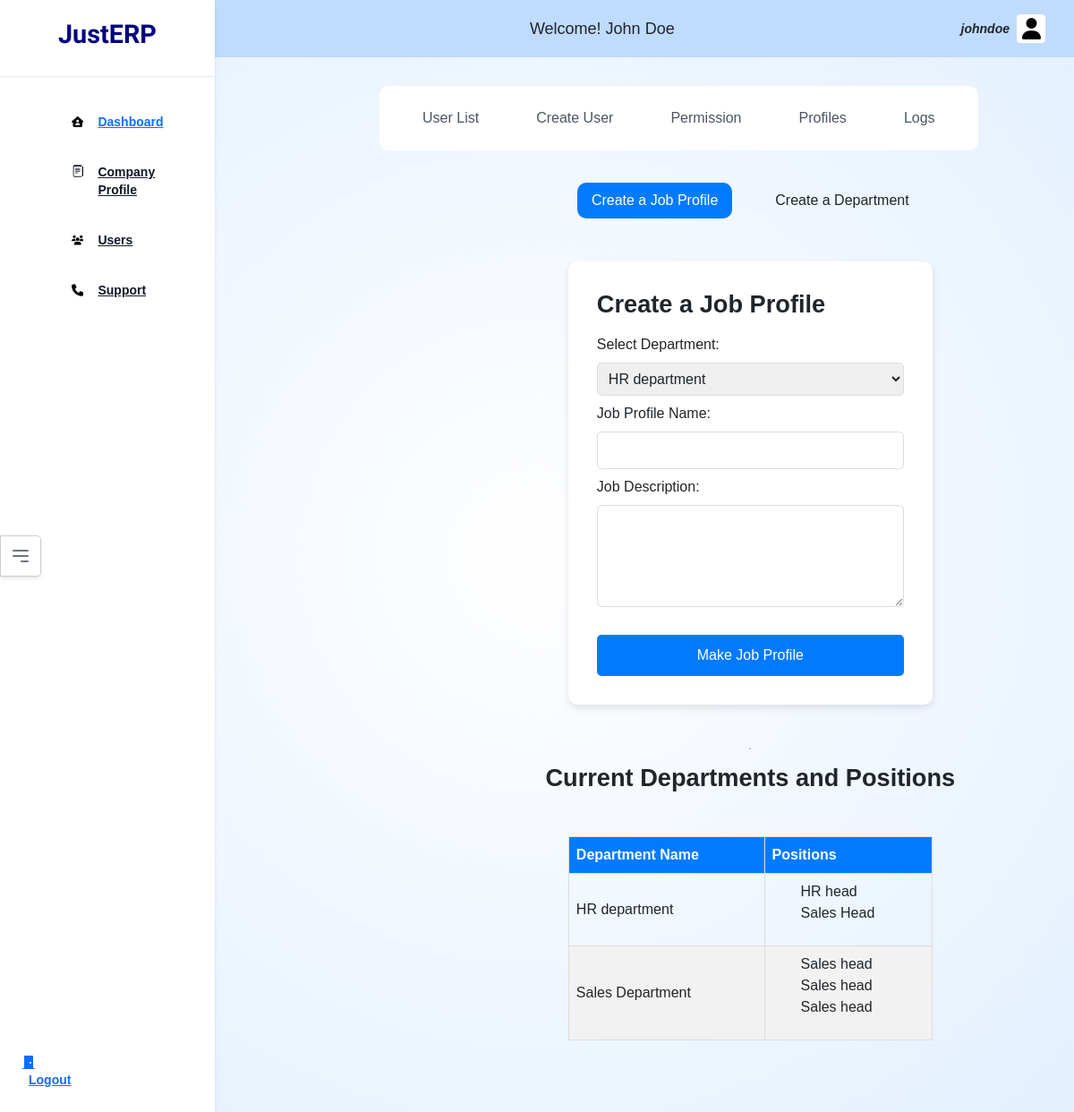
The app's page /auth/profile (signed in) with its own data.
### authapp/models.py (models this page shows, shortened)
class CustomUser(AbstractBaseUser, PermissionsMixin):
    username = models.CharField(max_length=150, unique=True)
    email = models.EmailField(unique=True)
    first_name = models.CharField(max_length=30)
    last_name = models.CharField(max_length=30)
    company=models.ForeignKey(CompanyProfile, on_delete=models.CASCADE, null=True)
    type = models.CharField(max_length=10, choices=[('root', 'Root'), ('normal', 'Normal')], default='normal')
    profile=models.ForeignKey(Profile, on_delete=models.PROTECT, null=True, blank=True)
    is_active = models.BooleanField(default=True)
    is_staff = models.BooleanField(default=False)
    permissions=models.ManyToManyField(Permission)
    date_joined = models.DateTimeField(default=timezone.now)
    objects = CustomUserManager()
    USERNAME_FIELD = 'email'
    REQUIRED_FIELDS = ['company','username', 'first_name', 'last_name']

class Department(models.Model):
    dept_id=models.AutoField(primary_key=True)
    dept_name=models.CharField(max_length=30)
    dept_desc=models.TextField(blank=True)

class Profile(models.Model):
    profile_id=models.AutoField(primary_key=True)
    dept=models.ForeignKey(Department, on_delete=models.CASCADE)
    profile_name=models.CharField(max_length=50)
    profile_desc=models.TextField()

### authapp/views.py (the view)
# urls.py: path('profile' ,views.profile, name='profile view'),
@login_required
def profile(request):
    user=request.user
    if user.is_authenticated:
        department=request.POST.get('department')
        job_name=request.POST.get('job_name')
        job_description=request.POST.get('job_description')
        department_name=request.POST.get('department_name')
        department_desc=request.POST.get('department_desc')
        if department_name and department_desc:
            dept=Department(dept_name=department_name,dept_desc=department_desc)
            dept.save()
        elif department and job_name and job_description:
            department=Department.objects.get(dept_id=department)
            profile=Profile(dept=department,profile_name=job_name,profile_desc=job_description)
            profile.save()
        context={'company_id':user.company.company_id,'company_name':user.company.company_name, 'username':user.username, 'first_name':user.first_name, 'last_name': user.last_name, 'email': user.email, 'departments':Department.objects.all()}
    return render(request, "authapp/profile.html", context)

### templates/authapp/profile.html (shortened to what this page needs)
{% extends "home/base.html" %}
{% block css %}
{% load static %}
<link rel="stylesheet" href="{% static 'css/base_internal.css' %}">
{% endblock %}
{% block body %}
{% include 'authapp/base_internal.html' %}
<div class="content-wrapper">
    <div id="form_switch">
        <button class="switch_tab active-tab">Create a Job Profile</button>
        <button class="switch_tab">Create a Department</button>
    </div>
    <div id="job_profile_form" class="form-container active-tab">
        <h2 class="form-heading">Create a Job Profile</h2>
        <form method="post" action="/auth/profile">
            <label for="department">Select Department:</label>
            <select id="department" name="department">
                {% for dept in departments %}
                <option value="{{ dept.dept_id }}">{{ dept.dept_name }}</option>
                {% endfor %}
            </select>
            <label for="job_name">Job Profile Name:</label>
            <input type="text" id="job_name" name="job_name" required>
            <label for="job_description">Job Description:</label>
            <textarea id="job_description" name="job_description" rows="4" required></textarea>
            <button type="submit">Make Job Profile</button>
        </form>
    </div>
</div>
<div class="content-wrapper-1">
    <div id="partition"></div>
    <h2 class="form-heading">Current Departments and Positions</h2>
    <table class="department-table">
        <thead>
            <tr>
                <th>Department Name</th>
                <th>Positions</th>
            </tr>
        </thead>
        <tbody>
            {% for department in departments %}
            <tr>
                <td>{{ department.dept_name }}</td>
                <td>
                    <ul>
                        {% for job in department.profile_set.all %}
                        <li>{{ job.profile_name }}</li>
                        {% endfor %}
                    </ul>
                </td>
            </tr>
            {% endfor %}
        </tbody>
    </table>
</div>
{% endblock %}

### templates/home/base.html (shortened to what this page needs)
<!DOCTYPE html>
<html lang="en">
  <head>
    {% load static %}
    <link
      href="https://cdn.jsdelivr.net/npm/tailwindcss@2.2.19/dist/tailwind.min.css"
      rel="stylesheet"
    />
    <link href="https://stackpath.bootstrapcdn.com/bootstrap/5.1.3/css/bootstrap.min.css" rel="stylesheet">
   <link rel="stylesheet" href="{% static 'css/base.css' %}">
   {% block css %}{% endblock %}
  </head>
  <body class="relative bg-blue-50 overflow-hidden max-h-screen">
    <header class="fixed right-0 top-0 left-60 bg-blue-200 py-3 px-4 h-16">
      <div class="max-w-4xl mx-auto">
        <div  class="flex items-center justify-between">
          <div class="text-lg custom-font font-bold">Welcome! {{ first_name }} {{ last_name }}</div>
          <button id="custom-flex" type="button" data-bs-container="body" data-bs-toggle="popover" data-bs-html="true" data-bs-placement="bottom" data-bs-content="
          <div id='popover-box'>
            <div id='inner-content-user'>
              <div id='left-partition-user'>
                <span class=' img-border inline-flex items-center justify-center  text-gray-600 text-xs rounded bg-white transition ml-2'>
                  <img class='size-custom-i' src='{% static 'images/user-img.png' %}' alt=''>
                </span>
              </div>
              <div id='right-partition-user'>
                <div class='hidden lg:flex lg:flex-1 lg:justify-end'>
                  <a href='/auth/logout/' class='text-sm font-bold leading-6 text-gray-900'>Logout <span aria-hidden='true'>&rarr;</span></a>
                </div>
              </div>
            </div>
            <div class='user-details'>
              <p class='user-name'>{{ first_name }} {{ last_name }}</p>
              <p class='username'>{{ username }}</p>
              <a class='user-email' href='mailto:{{ email }}'>{{ email }}</a>
              <hr class='left-side-breaker'>
              <p id='company-written'>Company</p>
              <a href='/home/company-profile/' class='user-email'> <p class='user-company'>{{ company_name }}</p></a>
            </div>
          </div>
        ">
              <span class="text-sm"><em><b>{{ username }}</b></em></span>
              <span
                class="inline-flex items-center justify-center w-8 h-8 text-gray-600 text-xs rounded bg-white transition ml-2"
              >
              </span>
          </button>
        </div>
      </div>
    </header>
  <aside class="fixed inset-y-0 left-0 bg-white shadow-md max-h-screen w-60">
    <div class="flex flex-col justify-between h-full">
        <div class="flex-grow">
          <div class="px-4 py-6 text-center border-b">
            <h1 class="text-xl font-bold leading-none">
              <span class="main-logo-design">JustERP</span>
            </h1>
          </div>
          <div class="p-4">
            <ul class="space-y-1">
              <li>
                <a
                  href="/home/dashboard/"
                  class="flex items-center bg-blue-{% block activedash %}{% endblock %} rounded-xl font-bold text-sm  py-3 px-4"
                >
                  Dashboard
                </a>
              </li>
              <li>
                <a
                  href="/home/company-profile/"
                  class="flex bg-blue-{% block activecp %}{% endblock %} hover:bg-blue-50 rounded-xl font-bold text-sm text-gray-900 py-3 px-4"
                >
                  Company Profile
                </a>
              </li>
              <li>
                <a
                  href="/auth/users"
                  class="flex bg-blue-{% block activeusers %}{% endblock %} hover:bg-blue-50 rounded-xl font-bold text-sm text-gray-900 py-3 px-4"
                >
                  Users
                </a>
              </li>
              <li>
                <a
                  href="javascript:void(0)"
                  class="flex bg-blue-{% block activesupport %}{% endblock %} hover:bg-blue-50 rounded-xl font-bold text-sm text-gray-900 py-3 px-4"
                >
                  Support
                </a>
              </li>
            </ul>
          </div>
        </div>
        <a href="/auth/logout" id="sidebar-logout">
          <div class="p-4">
            <svg
              xmlns="http://www.w3.org/2000/svg"
              width="1em"
              height="1em"
              fill="currentColor"
              class=""
              viewBox="0 0 16 16"
            >
              <path
                d="M12 1a1 1 0 0 1 1 1v13h1.5a.5.5 0 0 1 0 1h-13a.5.5 0 0 1 0-1H3V2a1 1 0 0 1 1-1h8zm-2 9a1 1 0 1 0 0-2 1 1 0 0 0 0 2z"
              />
            </svg>
          <span class="font-bold text-sm ml-2">Logout</span>
        </div>
        </a>
    </div>
  </aside>
    <main class="ml-60 pt-16 max-h-screen overflow-auto">
      <div class="custt-outer">
        <button id="toggle-sidebar" class="text-gray-500 focus:outline-none">
          <svg xmlns="http://www.w3.org/2000/svg" class="h-6 w-6" fill="none" viewBox="0 0 24 24" stroke="currentColor">
            <path stroke-linecap="round" stroke-linejoin="round" stroke-width="2" d="M4 6h16M4 12h16m-7 6h7" />
          </svg>
        </button>
        <div class="px-6 py-8 main-area">
            {% block body %}{% endblock %}
        </div>
      </div>
    </main>
  </body>
</html>

### static/css/base.css (style rules this page uses)
body { background: rgb(255, 231, 241)!important; background: radial-gradient( circle, rgba(255, 227, 239, 0.01) 0%, #e3f0ff 100% )!important; }
.main-logo-design { font-size: 1.8rem; color: navy; font-weight: bold; font-family: "Satisfy", cursive; }
.custom-font { font-family: "Hind Siliguri", sans-serif; font-weight: 300; font-style: normal; }
.size-custom { height:75%; }
#custom-flex { display: flex; flex-direction: row; justify-content: space-between; align-items: center; }
.custom-icon { width: 12%; margin-right: 1rem; }
.custt-outer { display: flex; flex-direction: row; align-items: center; }
.main-area { margin-left: 10rem; }
#toggle-sidebar { position: fixed; top: 50%; left: 0; transform: translateY(-50%); z-index: 1000; background-color: #ffffff; border: 1px solid #ccc; border-radius: 0 5px 5px 0; padding: 10px; box-shadow: 0 2px 4px rgba(0, 0, 0, 0.1); }

### templates/authapp/profile.html (style rules this page uses)
body { font-family: Arial, sans-serif; background-color: #f5f5f5; margin: 0; padding: 0; }
#form_switch { display: flex; justify-content: center; align-items: center; margin-top: 20px; }
#form_switch button { margin: 1rem; padding: 0.5rem 1rem; border: none; border-radius: 10px; cursor: pointer; transition: background-color 0.3s; }
#form_switch .active-tab { background-color: #007BFF; color: white; }
.form-container { display: none; margin: 2rem auto; padding: 2rem; background: white; border-radius: 10px; box-shadow: 0 4px 8px rgba(0, 0, 0, 0.1); width: 80%; max-width: 500px; }
.form-container.active-tab { display: block; transition: opacity 0.5s ease-in-out; }
.form-container input, .form-container textarea, .form-container select { width: 100%; padding: 0.5rem; margin: 0.5rem 0; border: 1px solid #ddd; border-radius: 5px; }
.form-container button { display: block; width: 100%; padding: 0.7rem; border: none; border-radius: 5px; background-color: #007BFF; color: white; font-size: 1rem; cursor: pointer; margin-top: 1rem; }
.content-wrapper { margin-left: 10rem; }
.content-wrapper-1 { margin-top: 2rem; margin-bottom: 1rem; margin-left: 10rem; display: flex; justify-content: center; align-items: center; flex-direction: column; }
.form-heading { font-size: 1.7rem; font-weight: bold; margin-bottom: 1rem; }
.department-table { width: 80%; margin: 2rem auto; border-collapse: collapse; }
.department-table th, .department-table td { border: 1px solid #ddd; padding: 0.5rem; text-align: left; }
.department-table th { background-color: #007BFF; color: white; }
.department-table tr:nth-child(even) { background-color: #f2f2f2; }
#partition { border: 1px solid rgb(192, 192, 192); margin: 1rem 2rem; }

### records on screen
CustomUser: first_name "John", last_name "Doe", username "johndoe"
Department: dept_name "HR department"
Profile: profile_name "HR head"
Profile: profile_name "Sales Head"
Department: dept_name "Sales Department"
Profile: profile_name "Sales head"
Profile: profile_name "Sales head"
Profile: profile_name "Sales head"

### other values on screen
form field department "HR department"
